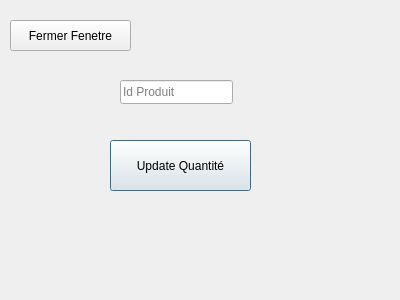
<?xml version="1.0" encoding="UTF-8"?>
<ui version="4.0">
 <class>arduinoWindow</class>
 <widget class="QDialog" name="arduinoWindow">
  <property name="geometry">
   <rect>
    <x>0</x>
    <y>0</y>
    <width>400</width>
    <height>300</height>
   </rect>
  </property>
  <property name="windowTitle">
   <string>Dialog</string>
  </property>
  <widget class="QPushButton" name="pushButton">
   <property name="geometry">
    <rect>
     <x>110</x>
     <y>140</y>
     <width>141</width>
     <height>51</height>
    </rect>
   </property>
   <property name="text">
    <string>Update Quantité</string>
   </property>
  </widget>
  <widget class="QLineEdit" name="lineEdit">
   <property name="geometry">
    <rect>
     <x>120</x>
     <y>80</y>
     <width>113</width>
     <height>24</height>
    </rect>
   </property>
   <property name="placeholderText">
    <string>Id Produit</string>
   </property>
  </widget>
  <widget class="QPushButton" name="pushButton_2">
   <property name="geometry">
    <rect>
     <x>10</x>
     <y>20</y>
     <width>121</width>
     <height>31</height>
    </rect>
   </property>
   <property name="text">
    <string>Fermer Fenetre</string>
   </property>
  </widget>
 </widget>
 <resources/>
 <connections/>
</ui>
